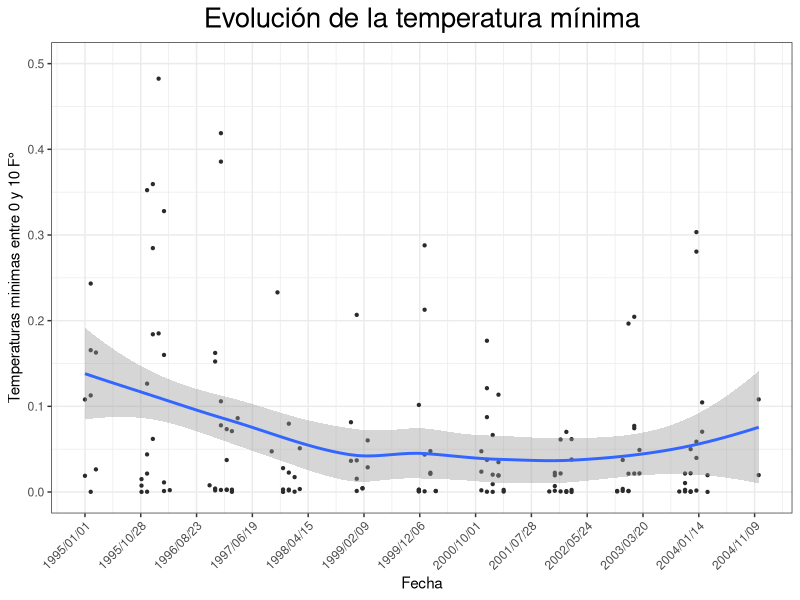
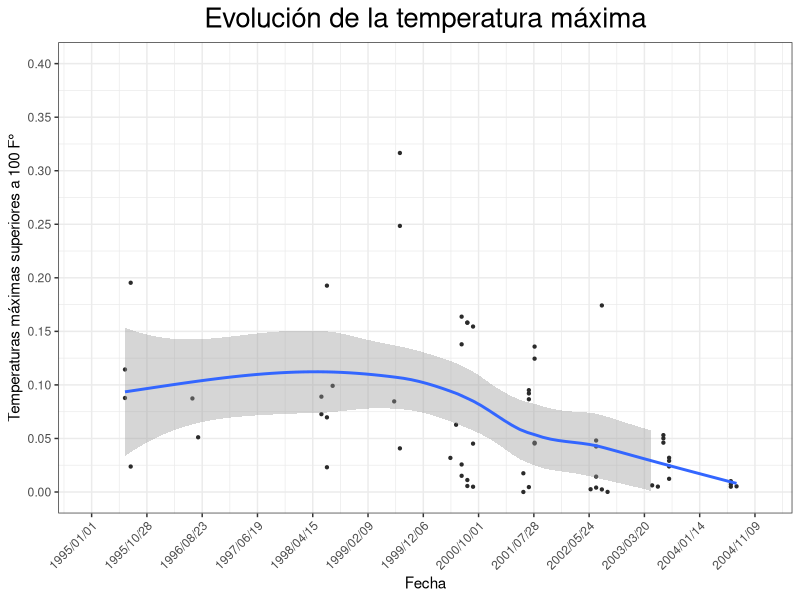
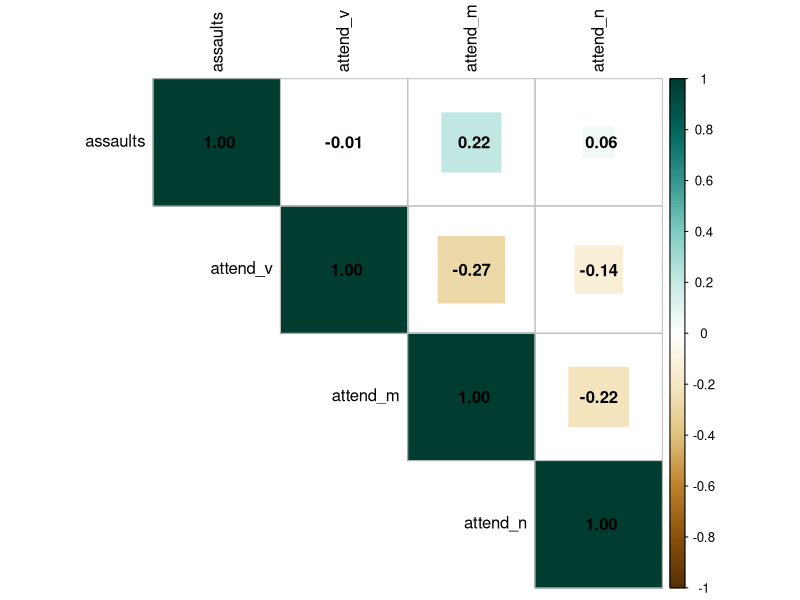
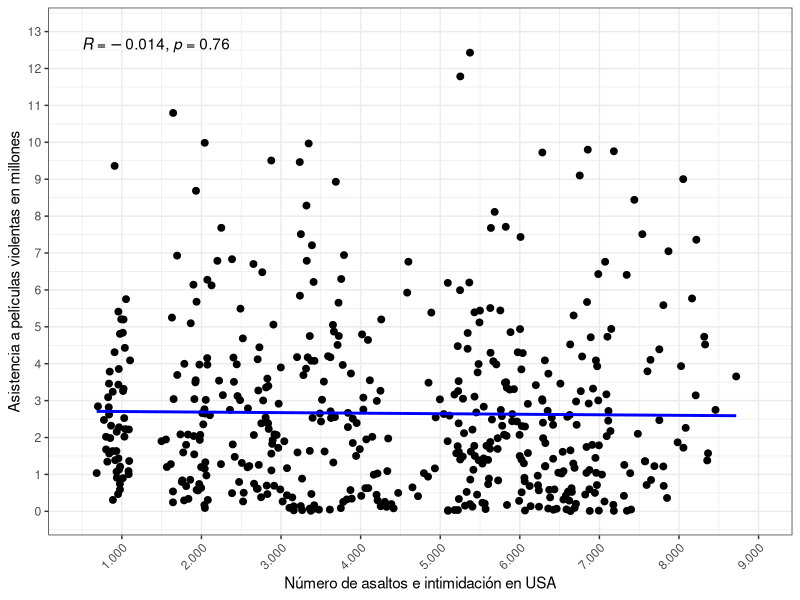
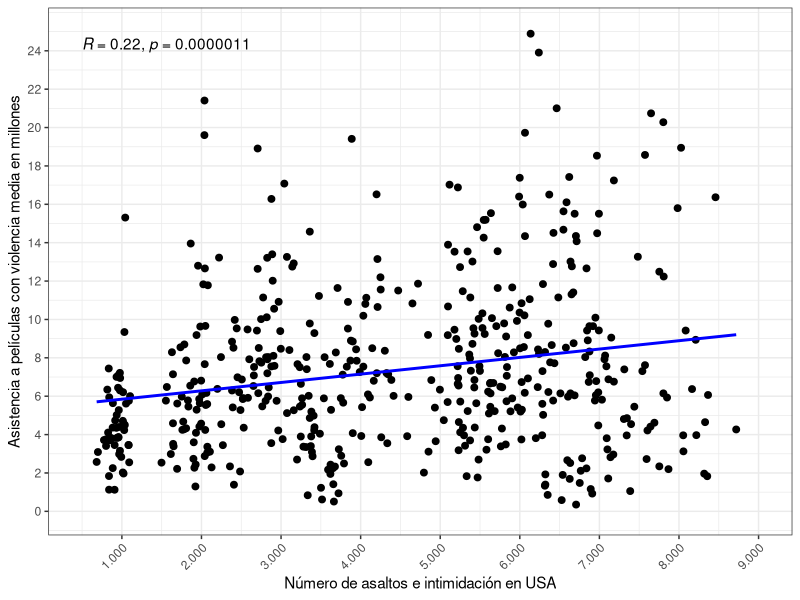
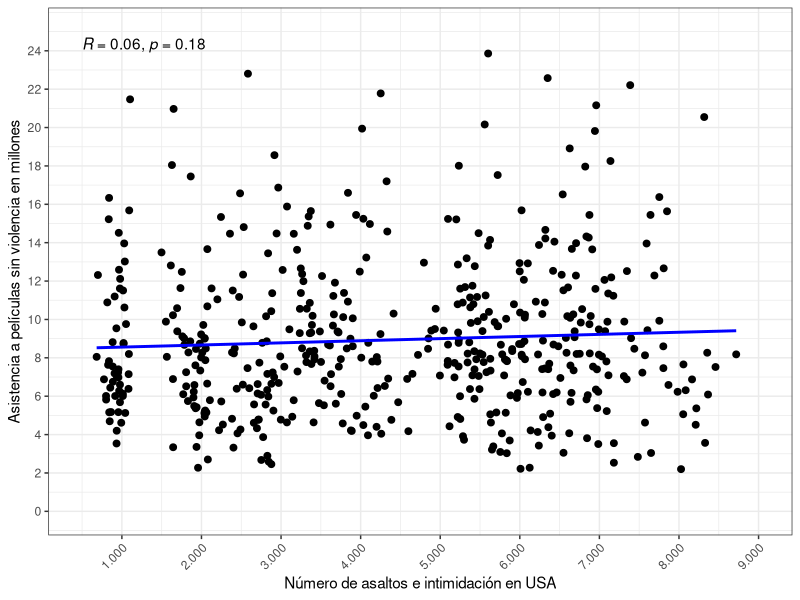
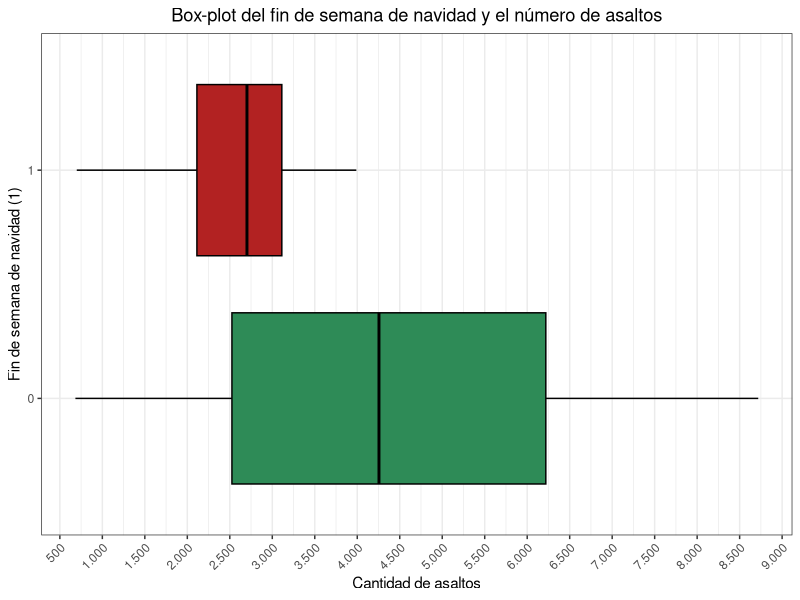
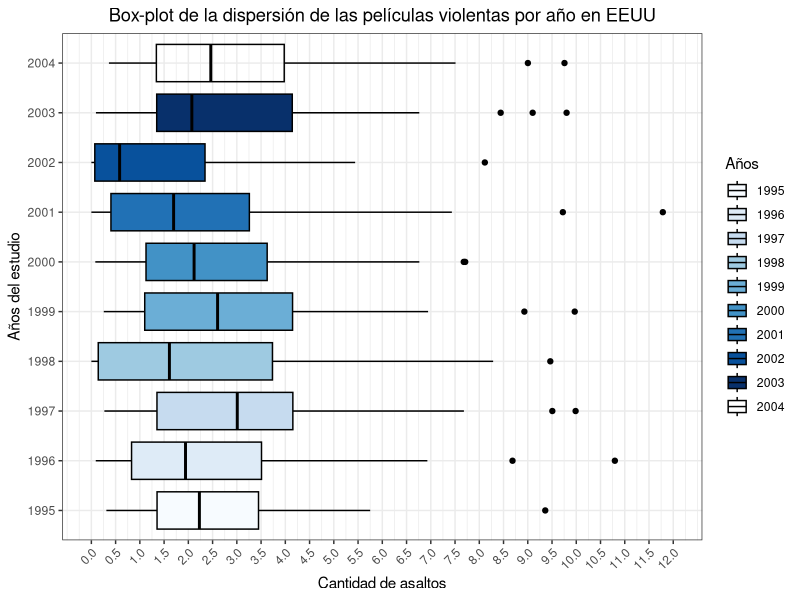

These figures' R source, in order:
## ---- chunk 1
knitr::opts_chunk$set(echo = TRUE)
## ---- chunk 2
install.packages("rlang",
                 repos = c("http://rstudio.org/_packages",
                           "http://cran.rstudio.com"))

## ---- chunk 3
install.packages("dplyr",
                 repos = c("http://rstudio.org/_packages",
                           "http://cran.rstudio.com"))
## ---- chunk 4
#remove.packages("rlang")
#remove.packages("dplyr")

#install.packages("rlang")
#install.packages("dplyr")

library("rlang")
library("dplyr")
## ---- chunk 5
#install.packages("ggplot2")
#install.packages("ggpubr")
#install.packages("corrplot")
#install.packages("dplyr")
#install.packages("tidyverse")
#install.packages("readr")


library("ggplot2")
library("ggpubr")
library("corrplot")
library("dplyr")
library("tidyverse")
library("readr")
## ---- chunk 6
setwd("~/GitHub/Laboratorio_1/docs")
db <- readxl::read_xlsx("Movies.xlsx")
## ---- chunk 7
#Data con formato incomodo.
#Creando variable anio
db$year1 <- gsub("1","1995",db$year1)
db$year2 <- gsub("1","1996",db$year2)
db$year3 <- gsub("1","1997",db$year3)
db$year4 <- gsub("1","1998",db$year4)
db$year5 <- gsub("1","1999",db$year5)
db$year6 <- gsub("1","2000",db$year6)
db$year7 <- gsub("1","2001",db$year7)
db$year8 <- gsub("1","2002",db$year8)
db$year9 <- gsub("1","2003",db$year9)
db$year10 <- gsub("1","2004",db$year10)

db$year1 <- as.numeric(db$year1)
db$year2 <- as.numeric(db$year2)
db$year3 <- as.numeric(db$year3)
db$year4 <- as.numeric(db$year4)
db$year5 <- as.numeric(db$year5)
db$year6 <- as.numeric(db$year6)
db$year7 <- as.numeric(db$year7)
db$year8 <- as.numeric(db$year8)
db$year9 <- as.numeric(db$year9)
db$year10 <- as.numeric(db$year10)

db <- unite(db,anio,c(year1,year2,year3,year4,year5,year6,year7,year8,year9,year10))

db$anio <- gsub("1995_0_0_0_0_0_0_0_0_0","1995",db$anio)
db$anio <- gsub("0_1996_0_0_0_0_0_0_0_0","1996",db$anio)
db$anio <- gsub("0_0_1997_0_0_0_0_0_0_0","1997",db$anio)
db$anio <- gsub("0_0_0_1998_0_0_0_0_0_0","1998",db$anio)
db$anio <- gsub("0_0_0_0_1999_0_0_0_0_0","1999",db$anio)
db$anio <- gsub("0_0_0_0_0_2000_0_0_0_0","2000",db$anio)
db$anio <- gsub("0_0_0_0_0_0_2001_0_0_0","2001",db$anio)
db$anio <- gsub("0_0_0_0_0_0_0_2002_0_0","2002",db$anio)
db$anio <- gsub("0_0_0_0_0_0_0_0_2003_0","2003",db$anio)
db$anio <- gsub("0_0_0_0_0_0_0_0_0_2004","2004",db$anio)

# Variable mes
db$month1 <- gsub("1","01",db$month1)
db$month2 <- gsub("1","02",db$month2)
db$month3 <- gsub("1","03",db$month3)
db$month4 <- gsub("1","04",db$month4)
db$month5 <- gsub("1","05",db$month5)
db$month6 <- gsub("1","06",db$month6)
db$month7 <- gsub("1","07",db$month7)
db$month8 <- gsub("1","08",db$month8)
db$month9 <- gsub("1","09",db$month9)
db$month10 <- gsub("1","10",db$month10)
db$month11 <- gsub("1","11",db$month11)
db$month12 <- gsub("1","12",db$month12)

db <- unite(db,Mes,c(month1,month2,month3,month4,month5,month6,month7,month8,month9,
                     month10,month11,month12))

db$Mes <- gsub("01_0_0_0_0_0_0_0_0_0_0_0","01-01",db$Mes)
db$Mes <- gsub("0_02_0_0_0_0_0_0_0_0_0_0","01-02",db$Mes)
db$Mes <- gsub("0_0_03_0_0_0_0_0_0_0_0_0","01-03",db$Mes)
db$Mes <- gsub("0_0_0_04_0_0_0_0_0_0_0_0","01-04",db$Mes)
db$Mes <- gsub("0_0_0_0_05_0_0_0_0_0_0_0","01-05",db$Mes)
db$Mes <- gsub("0_0_0_0_0_06_0_0_0_0_0_0","01-06",db$Mes)
db$Mes <- gsub("0_0_0_0_0_0_07_0_0_0_0_0","01-07",db$Mes)
db$Mes <- gsub("0_0_0_0_0_0_0_08_0_0_0_0","01-08",db$Mes)
db$Mes <- gsub("0_0_0_0_0_0_0_0_09_0_0_0","01-09",db$Mes)
db$Mes <- gsub("0_0_0_0_0_0_0_0_0_10_0_0","01-10",db$Mes)
db$Mes <- gsub("0_0_0_0_0_0_0_0_0_0_11_0","01-11",db$Mes)
db$Mes <- gsub("0_0_0_0_0_0_0_0_0_0_0_12","01-12",db$Mes)

# Variable Fecha
db <- unite(db,Fecha,sep = "-",c(Mes,anio))

db$Fecha <- as.Date(as.character(db$Fecha),format = "%d-%m-%Y")

## ---- chunk 8
## La variable "attend_v" cuenta con valores inf = infinito o indefinido, los que 
## se dejaran fuera para el calculo de los estadisticos

# borrar valores inf
db_1 <- db[!db$attend_v=="inf", ]

# notacion cientifica en caracteres
options(scipen=999) # eliminar la notación cientifica

#Tranformo a numeri la variable faltante
db_1$attend_v <- as.numeric(db_1$attend_v)
class(db_1$attend_v)
db_1 <- as.data.frame(db_1)

# Selecciono variables relevantes
names(db_1)
db_Vrelevantes <- db_1[,c(2,3,4,5)]

# borro datos que ensucian la interpretacion.
db_Vrelevantes <- db_Vrelevantes[!db_Vrelevantes$assaults>12000, ]
db_Vrelevantes <- db_Vrelevantes[!db_Vrelevantes$assaults<0, ]

#Mediana
Q50_assaults <- median(db_Vrelevantes$assaults)
Q50_attend_v <- median(db_Vrelevantes$attend_v)
Q50_attend_m <- median(db_Vrelevantes$attend_m)
Q50_attend_n <- median(db_Vrelevantes$attend_n)

#Media
Media_assaults <- mean(db_Vrelevantes$assaults)
Media_attend_v <- mean(db_Vrelevantes$attend_v)
Media_attend_m <- mean(db_Vrelevantes$attend_m)
Media_attend_n <- mean(db_Vrelevantes$attend_n)

#Moda
Moda_assaults <- as.numeric(names(which.max(table(db_Vrelevantes$assaults))))

db_Vrelevantes_2 <- db_Vrelevantes[!db_Vrelevantes$attend_v==0, ]

Moda_attend_v <- as.numeric(names(which.max(table(db_Vrelevantes_2$attend_v))))
Moda_attend_m <- as.numeric(names(which.max(table(db_Vrelevantes$attend_m))))
Moda_attend_n <- as.numeric(names(which.max(table(db_Vrelevantes$attend_n))))

#Desviacion
sd_assaults <- sd(db_Vrelevantes$assaults)
sd_attend_v <- sd(db_Vrelevantes$attend_v)
sd_attend_m <- sd(db_Vrelevantes$attend_m)
sd_attend_n <- sd(db_Vrelevantes$attend_n)

#N° de observaciones
N_assaults <- sum(count(db_Vrelevantes, assaults)[,c(2)])
N_attend_m <- sum(count(db_Vrelevantes, attend_m)[,c(2)])
N_attend_n <- sum(count(db_Vrelevantes, attend_n)[,c(2)])
db_Vrelevantes_1 <- db_Vrelevantes %>% 
    group_by(attend_v) %>%
    count(attend_v)
db_Vrelevantes_1 <- db_Vrelevantes_1[db_Vrelevantes_1$attend_v>0,]
N_attend_v <- sum(db_Vrelevantes_1[,c(2)])

#Cantidad de variables dummy
names(db)
N_h_chris <- sum(db$h_chris)
N_h_newyr <- sum(db$h_newyr)
N_h_easter <- sum(db$h_easter)
N_h_july4 <- sum(db$h_july4)
N_h_labor <- sum(db$h_labor)

Tabla_resumen_1 <- data.frame("Variable"=c("assaults","attend_v","attend_m",
                                          "attend_n","h_chris","h_newyr","h_easter","h_july4","h_labor"),
                              "Mediana"=c(Q50_assaults,Q50_attend_v,Q50_attend_m,
                                          Q50_attend_n,0,0,0,0,0),
                              "Media"=c(Media_assaults,Media_attend_v,
                                        Media_attend_m,Media_attend_n,0,0,0,0,0),
                              "Moda"=c(Moda_assaults,Moda_attend_v,
                                       Moda_attend_m,Moda_attend_n,0,0,0,0,0),
                              "Desviacion"= c(sd_assaults,sd_attend_v,sd_attend_m,sd_attend_n,0,0,0,0,0),
                              "N_obs"= c(N_assaults,N_attend_v,N_attend_m,
                                         N_attend_n,N_h_chris,N_h_newyr,N_h_easter,
                                         N_h_july4,N_h_labor))


Tabla_resumen_1
## ---- chunk 9
#rm(list = ls()) #Si borra corra de nuevo la solucion de las fechas.

names(db_1)

#selecciono columnas a usar
db_2 <- db_1[,c(1,14,19,6,7,8,9)]

# Semas mas frias
db_21 <- db_2[!db_2$w_mina==0,]
db_22 <- db_2[db_2$w_mina>=0.3,]

# Fechas + columna ID puedo saber a que fin de semana corresponde
Dfecha <- db_1[,c(1,19,6,7,8,9)]

p <- ggplot(db_21,aes(x=Fecha, y =w_mina))+
  geom_point(color="gray17", size=0.8, alpha=1)+
  geom_smooth()+
  theme_bw()+ 
  scale_y_continuous(name = "Temperaturas minimas entre 0 y 10 F°",
                     labels=function(x) format(x, big.mark = ".", scientific = FALSE),
                     breaks = seq(0,0.6,0.1), lim = c(0,0.5))+
  theme(
    legend.position="none",
    plot.title = element_text(size=20)
  )+
  ggtitle(label = "Evolución de la temperatura mínima")

# Modificar las fechas para tener analisis anual
min <- as.Date("1995/01/01")
max <- as.Date("2004/12/01")

p+scale_x_date(limits = c(min,max),breaks = seq(min,max,300),date_labels = "%Y/%m/%d")+
  theme(axis.text.x = element_text(angle=45, hjust = 1))+
  theme(plot.title = element_text(hjust = 0.5))


## ---- chunk 10
print(db_22)
## ---- chunk 11
#selecciono columnas a usar
db_3 <- db_1[,c(1,13,19,6,7,8,9)]
names(db_3)
 
# Semanas mas calurosas
db_31 <- db_3[!db_3$w_maxc==0,]
db_32 <- db_3[db_3$w_maxc>=0.17,]

# Fechas + columna ID puedo saber a que fin de semana corresponde
Dfecha <- db_1[,c(1,19,6,7,8,9)]

p <- ggplot(db_31,aes(x=Fecha, y =w_maxc))+
  geom_point(color="gray17", size=0.8, alpha=1)+
  geom_smooth()+
  theme_bw()+ 
  scale_y_continuous(name = "Temperaturas máximas superiores a 100 F°",
                     labels=function(x) format(x, big.mark = ".", scientific = FALSE),
                     breaks = seq(0,0.4,0.05), lim = c(0,0.4))+
  theme(
    legend.position="none",
    plot.title = element_text(size=20)
  )+
  ggtitle(label = "Evolución de la temperatura máxima")

# Modificar las fechas para tener analisis anual
min <- as.Date("1995/01/01")
max <- as.Date("2004/12/01")

p+scale_x_date(limits = c(min,max),breaks = seq(min,max,300),date_labels = "%Y/%m/%d")+
  theme(axis.text.x = element_text(angle=45, hjust = 1))+
  theme(plot.title = element_text(hjust = 0.5))

## ---- chunk 12
print(db_32)
## ---- chunk 13
cat("Las variables mas importantes para responder la pregunta del estudio son: assaults, attend_v, attend_m, attend_n. Con estas variables ya se puede aceptar o rechazar la hipótesis ¿la violencia en el cine aumenta el crimen violento?\n\nEl resto de las variables pueden resultar importantes, si con las mencionadas anteriormente no encontrara una correlación significativamente alta. Dado que las variaciones del crimen violento se podrían explicar mejor por variables de festividades u estacionales. 
")
## ---- chunk 14
# assaults = 3 valores negativos y 3 valores demaciado altos, estos desvirtuan el analisis
# y por lo tanto seran eliminados del mismo
db_4_assaults <- db %>% 
    group_by(assaults) %>%
    count(assaults)

# attend_v = 4 valores inf que pueden ser infinitos positivos o valores indefinidos.
db_4_attend_v <- db %>% 
    group_by(attend_v) %>%
    count(attend_v)

db_4_attend_m <- db %>% 
    group_by(attend_m) %>%
    count(attend_m)

db_4_attend_n <- db %>% 
    group_by(attend_n) %>%
    count(attend_n)

cat("De las variables relevantes assaults tiene 3 valores negativos y 3 valores demasiado altos, estos desvirtúan el análisis y por lo tanto serán eliminados. Además, no tiene sentido un numero de asaltos negativos o un momento del tiempo en estados unidos con un crecimiento tan alto de eventos de violencia, este tipo de suceso estaría documentado y no se encontró evidencia. Por lo tanto, se entienden como errores.\n\nAsimismo attend_v tiene 4 valores inf que pueden ser infinitos positivos o valores indefinidos, estos se eliminaran del análisis dado que no permiten darle formato numérico a la variable y ademas desvirtúan el análisis.")

## ---- chunk 15
# Selecciono formato numerico, en necesario correr pregunta 1
db_Vrelevantes_2 <- db_Vrelevantes_2[db_Vrelevantes_2$assaults<12000,]
db_1_correlacion <- db_Vrelevantes_2[,sapply(db_Vrelevantes_2, is.numeric)]
names(db_1_correlacion)

#Matriz de correlacion
res <- cor(db_1_correlacion, use = "pairwise.complete.obs",
method = "pearson")

corrplot(res[,c(1:4)], type = "upper", method= "square", tl.col = "black",addCoef.col = 'black', col = COL2('BrBG'))

## ---- chunk 16
#Grafico 1
db_dispercion <- db_Vrelevantes_2


sp <- ggscatter(db_dispercion, x = "assaults" , y = "attend_v",
                add = "reg.line",  
                add.params = list(color = "blue", fill = "lightgray"), 
                conf.int = FALSE)
sp+stat_cor(method = "pearson")+
  theme_bw()+
  scale_y_continuous(name = "Asistencia a películas violentas en millones",
                     labels=function(x) format(x, big.mark = ".", scientific = FALSE),
                     breaks = seq(0,13,1), lim = c(0,13)
                     )+
  scale_x_continuous(name = "Número de asaltos e intimidación en USA",
                     labels=function(x) format(x, big.mark = ".", scientific = FALSE),
                     breaks = seq(0,10000,1000), lim = c(500,9000)
                     )+
  theme(axis.text.x = element_text(angle=45, hjust = 1))
## ---- chunk 17
#Grafico 2
sp_2 <- ggscatter(db_dispercion, x = "assaults" , y = "attend_m",
                add = "reg.line",  
                add.params = list(color = "blue", fill = "lightgray"), 
                conf.int = FALSE)
sp_2+stat_cor(method = "pearson")+
  theme_bw()+
  scale_y_continuous(name = "Asistencia a películas con violencia media en millones",
                     labels=function(x) format(x, big.mark = ".", scientific = FALSE),
                     breaks = seq(0,25,2), lim = c(0,25)
                     )+
  scale_x_continuous(name = "Número de asaltos e intimidación en USA",
                     labels=function(x) format(x, big.mark = ".", scientific = FALSE),
                     breaks = seq(0,10000,1000), lim = c(500,9000)
                     )+
  theme(axis.text.x = element_text(angle=45, hjust = 1))

## ---- chunk 18
#Grafico 3
sp_3 <- ggscatter(db_dispercion, x = "assaults" , y = "attend_n",
                add = "reg.line",  
                add.params = list(color = "blue", fill = "lightgray"), 
                conf.int = FALSE)
sp_3+stat_cor(method = "pearson")+
  theme_bw()+
  scale_y_continuous(name = "Asistencia a películas sin violencia en millones",
                     labels=function(x) format(x, big.mark = ".", scientific = FALSE),
                     breaks = seq(0,25,2), lim = c(0,25)
                     )+
  scale_x_continuous(name = "Número de asaltos e intimidación en USA",
                     labels=function(x) format(x, big.mark = ".", scientific = FALSE),
                     breaks = seq(0,10000,1000), lim = c(500,9000)
                     )+
  theme(axis.text.x = element_text(angle=45, hjust = 1))

## ---- chunk 19
names(db_1)

db_pregunta8 <- db_1[!db_1$assaults>12000,]
db_pregunta8 <- db_pregunta8[!db_pregunta8$assaults<0,]


ggplot(db_pregunta8, aes(x=factor(h_chris), y=assaults)) + 
  geom_boxplot(fill=c("seagreen","firebrick"),
               color="black")+
  scale_y_continuous(breaks = seq (from = 0, to = 20000, by = 500),
                     labels=function(x) format(x, big.mark = ".", scientific = FALSE))+
  coord_flip()+
  theme_bw()+
  labs(title = "Box-plot del fin de semana de navidad y el número de asaltos",
       x = "Fin de semana de navidad (1)",
       y = "Cantidad de asaltos")+
  theme(axis.text.x = element_text(angle=45, hjust = 1))+
  theme(plot.title = element_text(hjust = 0.5))

## ---- chunk 20
library("stringr")

db_pregunta9 <- db_pregunta8
db_pregunta9$Fecha <- as.character(db_pregunta9$Fecha)
db_pregunta9$anio <- str_trunc(db_pregunta9$Fecha,7,"right")

db_pregunta9_1 <- db_pregunta9 %>% 
    group_by(anio) %>%
    count(anio)

db_pregunta9$anio <- gsub("1995...","1995",db_pregunta9$anio)
db_pregunta9$anio <- gsub("1996...","1996",db_pregunta9$anio)
db_pregunta9$anio <- gsub("1997...","1997",db_pregunta9$anio)
db_pregunta9$anio <- gsub("1998...","1998",db_pregunta9$anio)
db_pregunta9$anio <- gsub("1999...","1999",db_pregunta9$anio)
db_pregunta9$anio <- gsub("2000...","2000",db_pregunta9$anio)
db_pregunta9$anio <- gsub("2001...","2001",db_pregunta9$anio)
db_pregunta9$anio <- gsub("2002...","2002",db_pregunta9$anio)
db_pregunta9$anio <- gsub("2003...","2003",db_pregunta9$anio)
db_pregunta9$anio <- gsub("2004...","2004",db_pregunta9$anio)


names(db_pregunta9)
head(db_pregunta9)

ggplot(db_pregunta9, aes(x=factor(anio), y=attend_v, fill=factor(anio))) + 
  geom_boxplot(color="black")+
  scale_y_continuous(breaks = seq (from = 0, to = 12, by = 0.5),
                     labels=function(x) format(x, big.mark = ".", scientific = FALSE),
                     limits = c(0,12))+
  coord_flip()+
  theme_bw()+
  labs(title = "Box-plot de la dispersión de las películas violentas por año en EEUU",
       x = "Años del estudio",
       y = "Cantidad de asaltos")+
  theme(plot.title = element_text(hjust = 0.5))+
  scale_fill_brewer("Años")+
  theme(axis.text.x = element_text(angle=45, hjust = 1))

## ---- chunk 21
names(db_pregunta8)

regr1 <- lm(assaults ~ attend_v+factor(h_july4), data = db_pregunta8, na.action = na.omit)
summary(regr1)
## ---- chunk 22
regr2 <- lm(assaults ~ attend_v+attend_m+factor(h_july4), data = db_pregunta8, na.action = na.omit)
summary(regr2)

## ---- chunk 23
db_pregunta13 <- db_pregunta8

edad <- sample(1:97,506,replace=TRUE)
edad <- as.data.frame(edad)
db_pregunta13 <- merge(db_pregunta13,edad)
db_pregunta13$edad_2 <- db_pregunta13[,"edad"]*db_pregunta13[,"edad"]

regr3 <- lm(assaults ~ attend_v+attend_m+edad+edad_2, data = db_pregunta13, na.action = na.omit)
summary(regr3)
## ---- chunk 24
cat("Aplicar una regresión a estudios con datos de panel como este tiene una complejidad desde el punto de vista de los supuestos del modelo, dado que para las regresiones se busca que no exista autocorrelación en los errores y esta base de datos fue tomada a lo largo de 10 años, por lo cual no se puede descartar la presencia de autocorrelación en sus variables, es decir, que estas se expliquen a si mismas.\n\nEsta distinción se hace para los modelos de corte transversal y longitudinal, donde para los últimos se aplican modelos autorregresivos, y para los de corte transversal se usa MCO u otros en donde el tiempo no juega un rol importante.\n\nSin embargo, dado que esta base de datos no sigue a un mismo grupo de individuos tendría que testear los supuestos del modelo para saber si una regresión lineal es un buen modelo o no.\n\nDejando de lado lo anterior y analizándolo desde el punto de vista de las variables no considero que sea un buen modelo el intentar predecir el numero de asaltos o intimidaciones con la visualización de películas, dado que no existen altas correlaciones y no considero que la intuición de las variables sea lógica. Las características climáticas podrían predecir de mejor manera a la variable del estudio.
")
